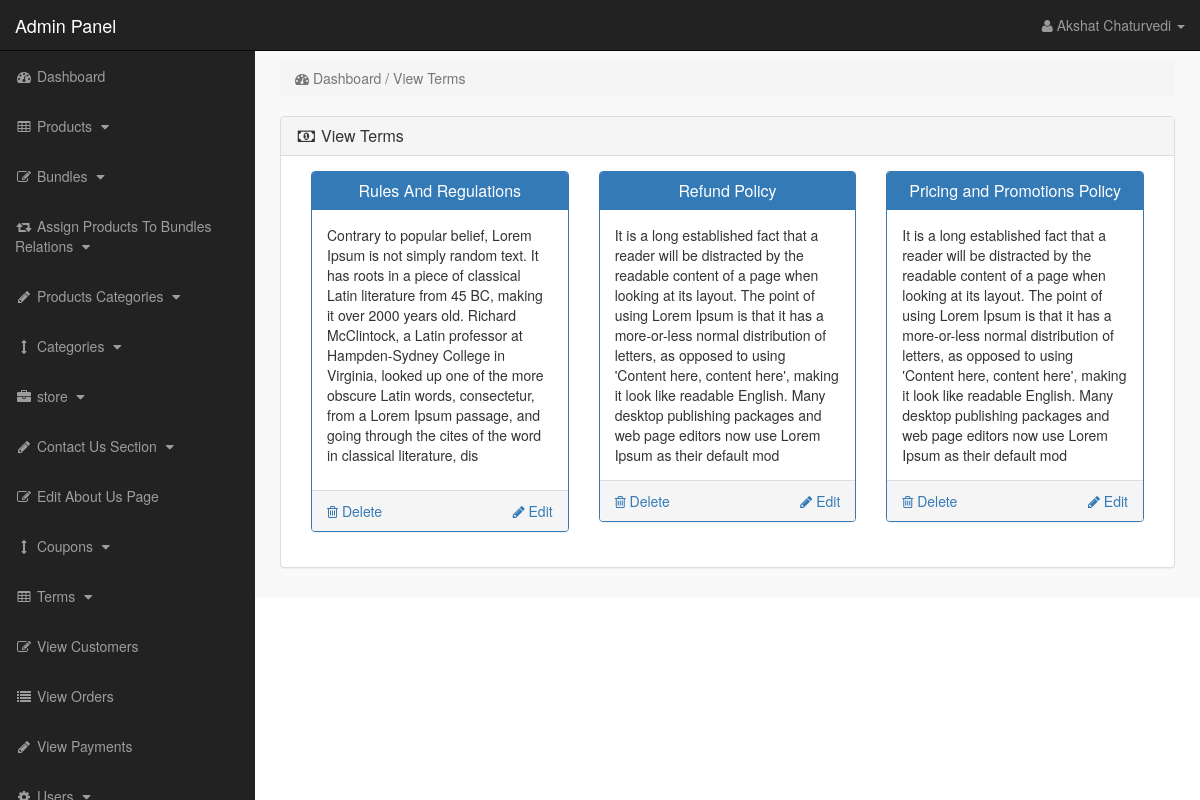
Page /admin_area/index.php?view_terms (signed in) on the committed database.
### tables this page shows
CREATE TABLE `terms` (
  `term_id` int(10) NOT NULL,
  `term_title` varchar(100) NOT NULL,
  `term_link` varchar(100) NOT NULL,
  `term_desc` text NOT NULL
);

### admin_area/view_terms.php (the view)
<?php
if(!isset($_SESSION['admin_email'])){
echo "<script>window.open('login.php','_self')</script>";
}
else {
?>
<div class="row">
<div class="col-lg-12">
<ol class="breadcrumb" >
<li class="active" >
<i class="fa fa-dashboard"></i> Dashboard / View Terms
</li>
</ol>
</div>
</div>
<div class="row">
<div class="col-lg-12">
<div class="panel panel-default">
<div class="panel-heading">
<h3 class="panel-title">
<i class="fa fa-money fa-fw"></i> View Terms
</h3>
</div>
<div class="panel-body">
<?php
$get_terms = "select * from terms";
$run_terms = mysqli_query($con,$get_terms);
while($row_terms = mysqli_fetch_array($run_terms)){
$term_id = $row_terms['term_id'];
$term_title = $row_terms['term_title'];
$term_desc = substr($row_terms['term_desc'],0,400);
?>
<div class="col-lg-4 col-md-4">
<div class="panel panel-primary">
<div class="panel-heading">
<h3 class="panel-title" align="center">
<?php echo $term_title; ?>
</h3>
</div>
<div class="panel-body">
<?php echo $term_desc; ?>
</div>
<div class="panel-footer">
<a href="index.php?delete_term=<?php echo $term_id; ?>" class="pull-left">
<i class="fa fa-trash-o"></i> Delete
</a>
<a href="index.php?edit_term=<?php echo $term_id; ?>" class="pull-right">
<i class="fa fa-pencil"></i> Edit
</a>
<div class="clearfix"> </div>
</div>
</div>
</div>
<?php } ?>
</div>
</div>
</div>
</div>
<?php } ?>

### admin_area/includes/sidebar.php (shortened to what this page needs)
<?php
if(!isset($_SESSION['admin_email'])){
echo "<script>window.open('login.php','_self')</script>";
}
else {
?>
<nav class="navbar navbar-inverse navbar-fixed-top" >
<div class="navbar-header" >
<a class="navbar-brand" href="index.php?dashboard" >Admin Panel</a>
</div>
<ul class="nav navbar-right top-nav" >
<li class="dropdown" >
<a href="#" class="dropdown-toggle" data-toggle="dropdown" >
<i class="fa fa-user" ></i>
<?php echo $admin_name; ?> <b class="caret" ></b>
</a>
</li>
</ul>
<div class="collapse navbar-collapse navbar-ex1-collapse">
<ul class="nav navbar-nav side-nav">
<li>
<a href="index.php?dashboard">
<i class="fa fa-fw fa-dashboard"></i> Dashboard
</a>
</li>
<li>
<a href="#" data-toggle="collapse" data-target="#products">
<i class="fa fa-fw fa-table"></i> Products
<i class="fa fa-fw fa-caret-down"></i>
</a>
</li>
<li>
<a href="#" data-toggle="collapse" data-target="#bundles">
<i class="fa fa-fw fa-edit"></i> Bundles
<i class="fa fa-fw fa-caret-down"></i>
</a>
</li>
<li>
<a href="#" data-toggle="collapse" data-target="#relations">
<i class="fa fa-fw fa-retweet"></i> Assign Products To Bundles Relations
<i class="fa fa-fw fa-caret-down"></i>
</a>
</li>
<li>
<a href="#" data-toggle="collapse" data-target="#p_cat">
<i class="fa fa-fw fa-pencil"></i> Products Categories
<i class="fa fa-fw fa-caret-down"></i>
</a>
</li>
<li>
<a href="#" data-toggle="collapse" data-target="#cat">
<i class="fa fa-fw fa-arrows-v"></i> Categories
<i class="fa fa-fw fa-caret-down"></i>
</a>
</li>
<li>
<a href="#" data-toggle="collapse" data-target="#store">
<i class="fa fa-fw fa-briefcase"></i> store
<i class="fa fa-fw fa-caret-down"></i>
</a>
</li>
<li>
<a href="#" data-toggle="collapse" data-target="#contact_us">
<i class="fa fa-fw fa-pencil"> </i> Contact Us Section
<i class="fa fa-fw fa-caret-down"></i>
</a>
</li>
<li>
<a href="index.php?edit_about_us">
<i class="fa fa-fw fa-edit"></i> Edit About Us Page
</a>
</li>
<li>
<a href="#" data-toggle="collapse" data-target="#coupons">
<i class="fa fa-fw fa-arrows-v"></i> Coupons
<i class="fa fa-fw fa-caret-down"></i>
</a>
</li>
<li>
<a href="#" data-toggle="collapse" data-target="#terms" >
<i class="fa fa-fw fa-table"></i> Terms
<i class="fa fa-fw fa-caret-down"></i>
</a>
</li>
<li>
<a href="index.php?view_customers">
<i class="fa fa-fw fa-edit"></i> View Customers
</a>
</li>
<li>
<a href="index.php?view_orders">
<i class="fa fa-fw fa-list"></i> View Orders
</a>
</li>
<li>
<a href="index.php?view_payments">
<i class="fa fa-fw fa-pencil"></i> View Payments
</a>
</li>
<li>
<a href="#" data-toggle="collapse" data-target="#users">
<i class="fa fa-fw fa-gear"></i> Users
<i class="fa fa-fw fa-caret-down"></i>
</a>
</li>
</ul>
</div>
</nav>
<?php } ?>

### admin_area/css/style.css (style rules this page uses)
body { margin-top:100px; }
@media (min-width: 768px) { body { margin-top:50px; } }
.top-nav { padding:0 15px; }
.top-nav>li { display:inline-block; float:left; }
.top-nav>li>a { padding-top:15px; padding-bottom:15px; line-height:20px; color:#999; }
@media (min-width: 768px) { .side-nav { position:fixed; top:51px; width:255px; border-radius:0; overflow-y:auto; background-color: #222; bottom:0; overflow-x:hidden; padding-bottom:40px; } }
@media (min-width: 768px) { .side-nav>li>a { width:255px; } }
.panel-body { border-radius:5px; }

### rows in the picture
terms: term_title "Rules And Regulations", term_desc "Contrary to popular belief, Lorem Ipsum is not simply random text. It has roots in a piece of classical Latin literature from 45 BC, making it over 2000 years old. Richard McClintock, a Latin professor at Hampden-Sydney College in Virginia, looked up one of the more obscure Latin words, consectetur, from a Lorem Ipsum passage, and going through the cites of the word in classical literature, dis"
terms: term_title "Refund Policy", term_desc "It is a long established fact that a reader will be distracted by the readable content of a page when looking at its layout. The point of using Lorem Ipsum is that it has a more-or-less normal distribution of letters, as opposed to using 'Content here, content here', making it look like readable English. Many desktop publishing packages and web page editors now use Lorem Ipsum as their default mod"
terms: term_title "Pricing and Promotions Policy", term_desc "It is a long established fact that a reader will be distracted by the readable content of a page when looking at its layout. The point of using Lorem Ipsum is that it has a more-or-less normal distribution of letters, as opposed to using 'Content here, content here', making it look like readable English. Many desktop publishing packages and web page editors now use Lorem Ipsum as their default mod"

### other values in the picture
$admin_name "Akshat Chaturvedi"
